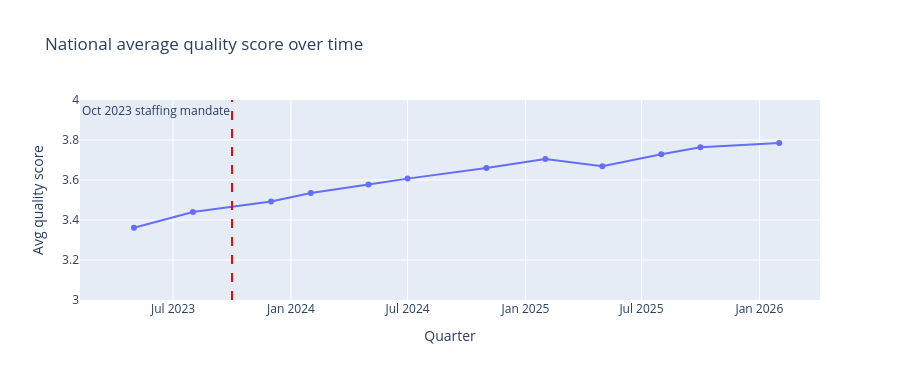

The notebook cell saved with this chart:
### Code cell
# National avg quality per snapshot
qual_national = ratings.groupby('snapshot_date')['quality_score'].mean().reset_index()

fig = px.line(
    qual_national, x='snapshot_date', y='quality_score',
    title='National average quality score over time',
    labels={'quality_score': 'Avg quality score', 'snapshot_date': 'Quarter'},
    markers=True,
)
fig.add_vline(
    x=MANDATE_TS, line_dash='dash', line_color='red',
    annotation_text='Oct 2023 staffing mandate',
    annotation_position='top left',
)
fig.update_layout(yaxis_range=[3.0, 4.0], height=380)
fig.show()

### Figure 1 — Plotly figure (JSON) as saved in the notebook; plotly's stock layout.template omitted (floating-point values rounded to 4 significant figures)
{"data": [{"hovertemplate": "Quarter=%{x}<br>Avg quality score=%{y}<extra></extra>", "legendgroup": "", "line": {"color": "#636efa", "dash": "solid"}, "marker": {"symbol": "circle"}, "mode": "lines+markers", "name": "", "orientation": "v", "showlegend": false, "type": "scatter", "x": ["2023-05-01T00:00:00.000000", "2023-08-01T00:00:00.000000", "2023-12-01T00:00:00.000000", "2024-02-01T00:00:00.000000", "2024-05-01T00:00:00.000000", "2024-07-01T00:00:00.000000", "2024-11-01T00:00:00.000000", "2025-02-01T00:00:00.000000", "2025-05-01T00:00:00.000000", "2025-08-01T00:00:00.000000", "2025-10-01T00:00:00.000000", "2026-02-01T00:00:00.000000"], "xaxis": "x", "y": [3.362, 3.44, 3.493, 3.535, 3.578, 3.607, 3.66, 3.705, 3.669, 3.729, 3.764, 3.785], "yaxis": "y"}], "layout": {"annotations": [{"showarrow": false, "text": "Oct 2023 staffing mandate", "x": 1696118400000, "xanchor": "right", "xref": "x", "y": 1, "yanchor": "top", "yref": "y domain"}], "height": 380, "legend": {"tracegroupgap": 0}, "shapes": [{"line": {"color": "red", "dash": "dash"}, "type": "line", "x0": 1696118400000, "x1": 1696118400000, "xref": "x", "y0": 0, "y1": 1, "yref": "y domain"}], "title": {"text": "National average quality score over time"}, "xaxis": {"anchor": "y", "domain": [0, 1], "title": {"text": "Quarter"}}, "yaxis": {"anchor": "x", "domain": [0, 1], "range": [3, 4], "title": {"text": "Avg quality score"}}}}
